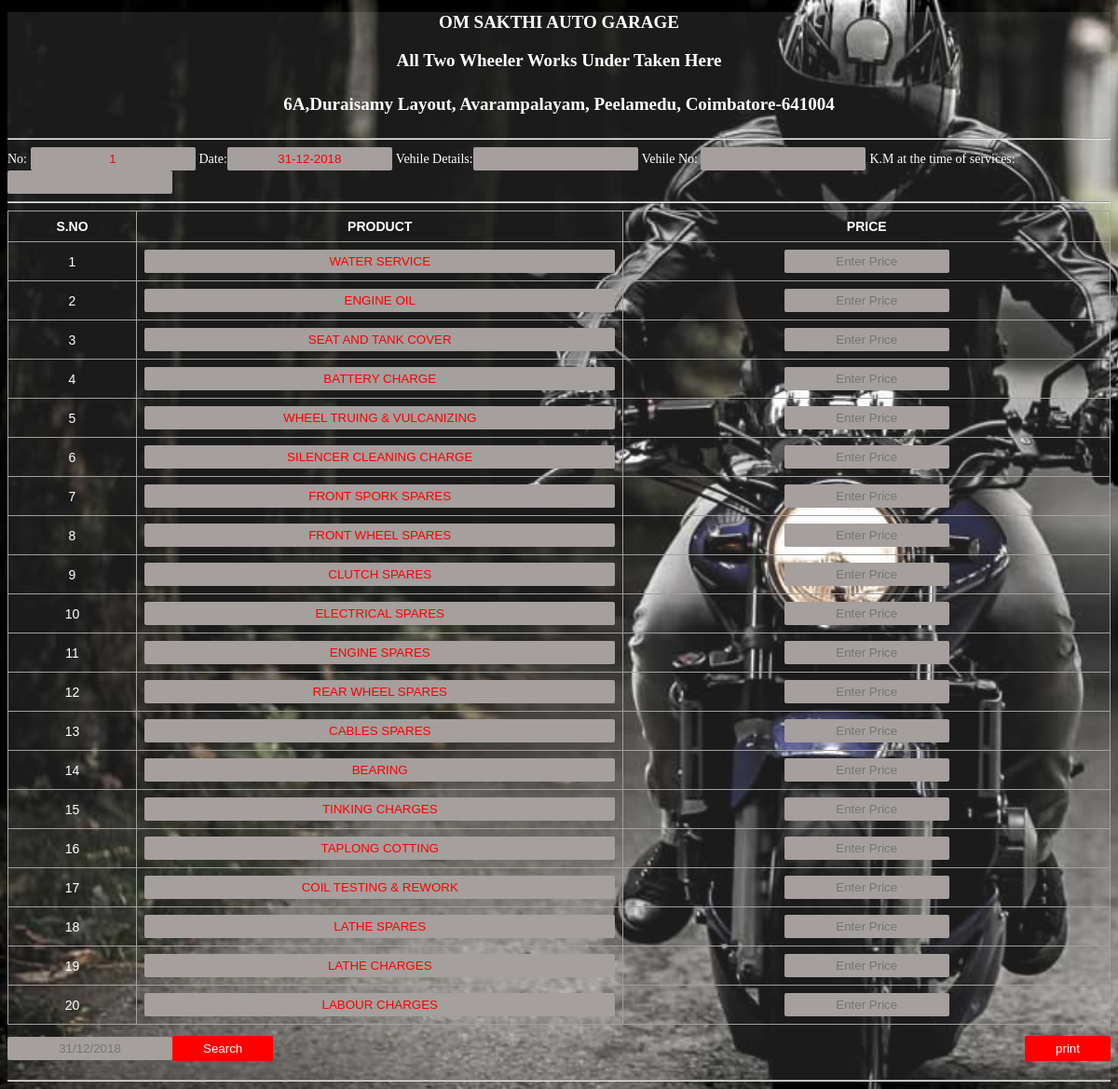
The page / on the database its author committed.
### tables this page shows
CREATE TABLE `products` (
  `id` int(11) NOT NULL,
  `name` varchar(100) NOT NULL,
  `price` int(11) DEFAULT NULL,
  `qty` int(11) DEFAULT NULL
);

### index.php (the view, shortened to what this page needs)
<!DOCTYPE html>
<html>
<head>
</head>
</head>
<body style="background-size: cover;background-repeat: no-repeat; background-image: url(./images/d_004.jpg);">
  <?php
$servername = "localhost";
$username = "root";
$password = "";
$dbname = "omsakthi";
$conn = mysqli_connect($servername, $username, $password, $dbname);
$sql = "SELECT * FROM products";
$result = mysqli_query($conn, $sql);
    $bill_sno = "SELECT * FROM biils ORDER BY `id` DESC LIMIT 1";
    $result_is = mysqli_query($conn, $bill_sno);
    $bil_no = mysqli_fetch_assoc($result_is);
    $bil_no = $bil_no['id']+1;
?>
<div id="container" style=" box-shadow: inset 0 0 0 3000px rgba(255,255,255,0.1);">
	<div id="header">
<h1 class="heading" style="font-size: 19px;">OM SAKTHI AUTO GARAGE</h1>
<h3 class="heading" style="font-size: 19px;">All Two Wheeler Works Under Taken Here</h3>
<h4 class="heading" style="font-size: 19px;">6A,Duraisamy Layout, Avarampalayam, Peelamedu, Coimbatore-641004</h4>
<hr>
<form action="bill.php" method="post" name="bill">
<small class="heading">No: </small><input type="text" value="<?php echo $bil_no; ?>" name="ser_no" id="ser_no" readonly="readonly">
<small class="heading">Date:</small><input type="text" name="date_is" id="date_is" value="<?php echo date('d-m-Y'); ?>" readonly="readonly">
<small class="heading">Vehile Details:</small><input type="text" name="v_details" id="v_details">
<small class="heading">Vehile No: </small><input type="text" name="v_no" id="v_no">
<small class="heading">K.M at the time of services: </small><input type="text" name="km" id="km">
</div>
<hr>
<div id="content">
<table>
  <tr>
    <th class="heading">S.NO</th>
    <th class="heading">PRODUCT</th>
    <th class="heading">PRICE</th>
  </tr>
    <?php
    $i =1;
    if (mysqli_num_rows($result) > 0) {
    while($row = mysqli_fetch_assoc($result)) { ?>
      <tr><td class="heading"><?php echo $i; ?></td>
      <td style="text-align: center;width: -webkit-fill-available;"><input style="width: -webkit-fill-available;" type="text" name="product_name[]" id="product_price" readonly="readonly" value="<?php echo strtoupper($row["name"]); ?>"></td>
      <td style="text-align: center;"><input type="text" name="product_price[]" placeholder="Enter Price" id="product_price" value=""></td></tr><?php
       $i++;
    }
} else { ?>
    <td>No Items</td><?php
}
?>
</table>
<input style="float: right;" type="submit" value="print">
<form action="allbills.php" method="post"><input type="text" placeholder="31/12/2018" name="bill_date_is" id="bill_date_is" value=""><input type="submit" value="Search">
</form>
	</div>
<hr>
</div>
</body>
</html>

### index.php (style rules this page uses)
input#product_price { background-color: #A59F9D; border: navajowhite; color: #fe0000; text-align: center; }
input { background-color: #A59F9D; border: navajowhite; color: #fe0000; text-align: center; padding: 5px 0px; border-radius: 2px; }
.heading { color: #fff;text-align: center; font-size: 14px; }
table { font-family: arial, sans-serif; border-collapse: collapse; width: 100%; }
td, th { border: 1px solid #A59F9D; text-align: left; padding: 8px; }
input[type="submit"] { background-color: #fe0000; color: #fff; border-radius: 2px; padding: 6px 33px; margin: 12px 0px; }

### rows shown on the page
products: name "WATER SERVICE"
products: name "ENGINE OIL"
products: name "SEAT AND TANK COVER"
products: name "BATTERY CHARGE"
products: name "WHEEL TRUING & VULCANIZING"
products: name "SILENCER CLEANING CHARGE"
products: name "FRONT SPORK SPARES"
products: name "FRONT WHEEL SPARES"
products: name "CLUTCH SPARES"
products: name "ELECTRICAL SPARES"
products: name "ENGINE SPARES"
products: name "REAR WHEEL SPARES"
products: name "CABLES SPARES"
products: name "BEARING"
products: name "TINKING CHARGES"
products: name "TAPLONG COTTING"
products: name "COIL TESTING & REWORK"
products: name "LATHE SPARES"
products: name "LATHE CHARGES"
products: name "LABOUR CHARGES"
